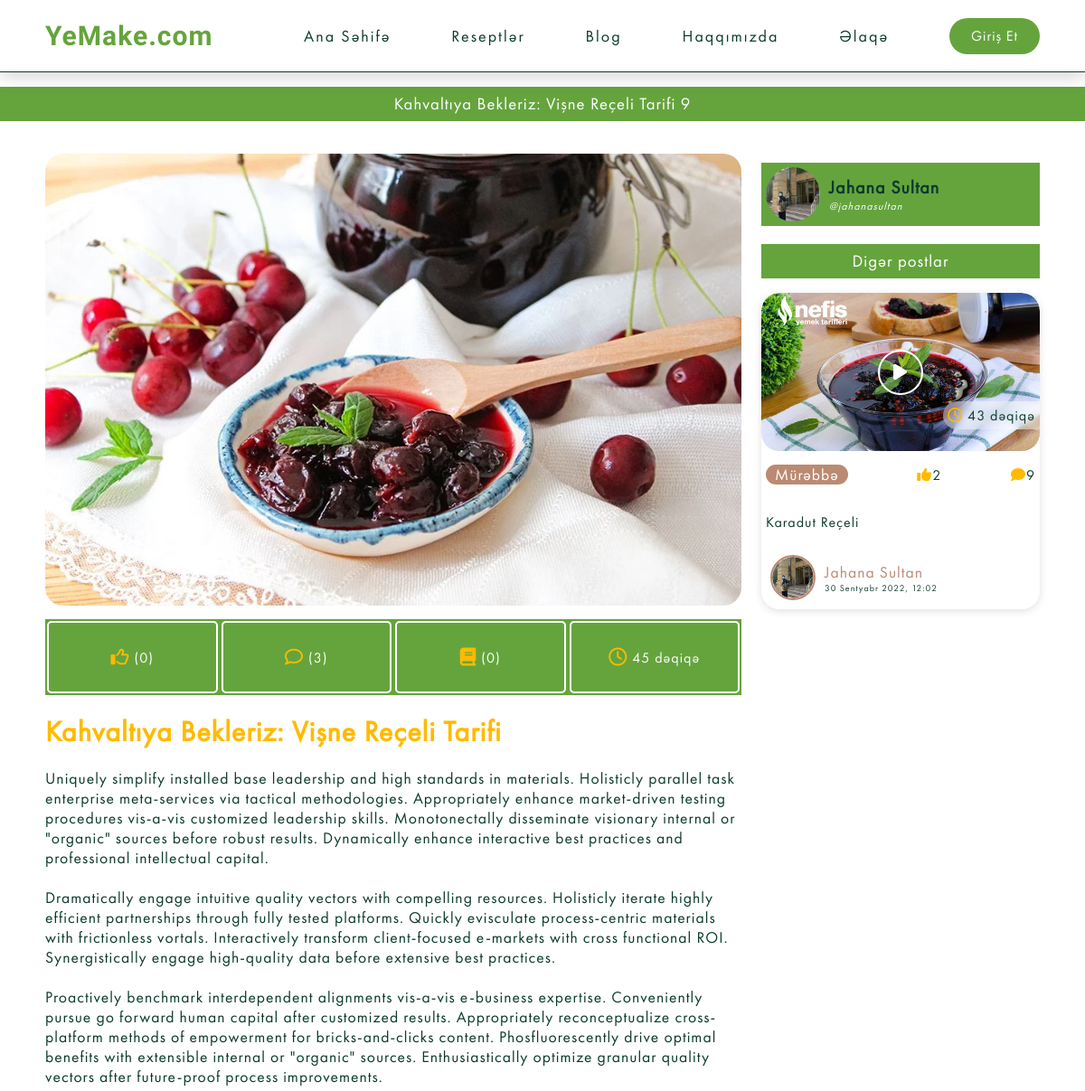
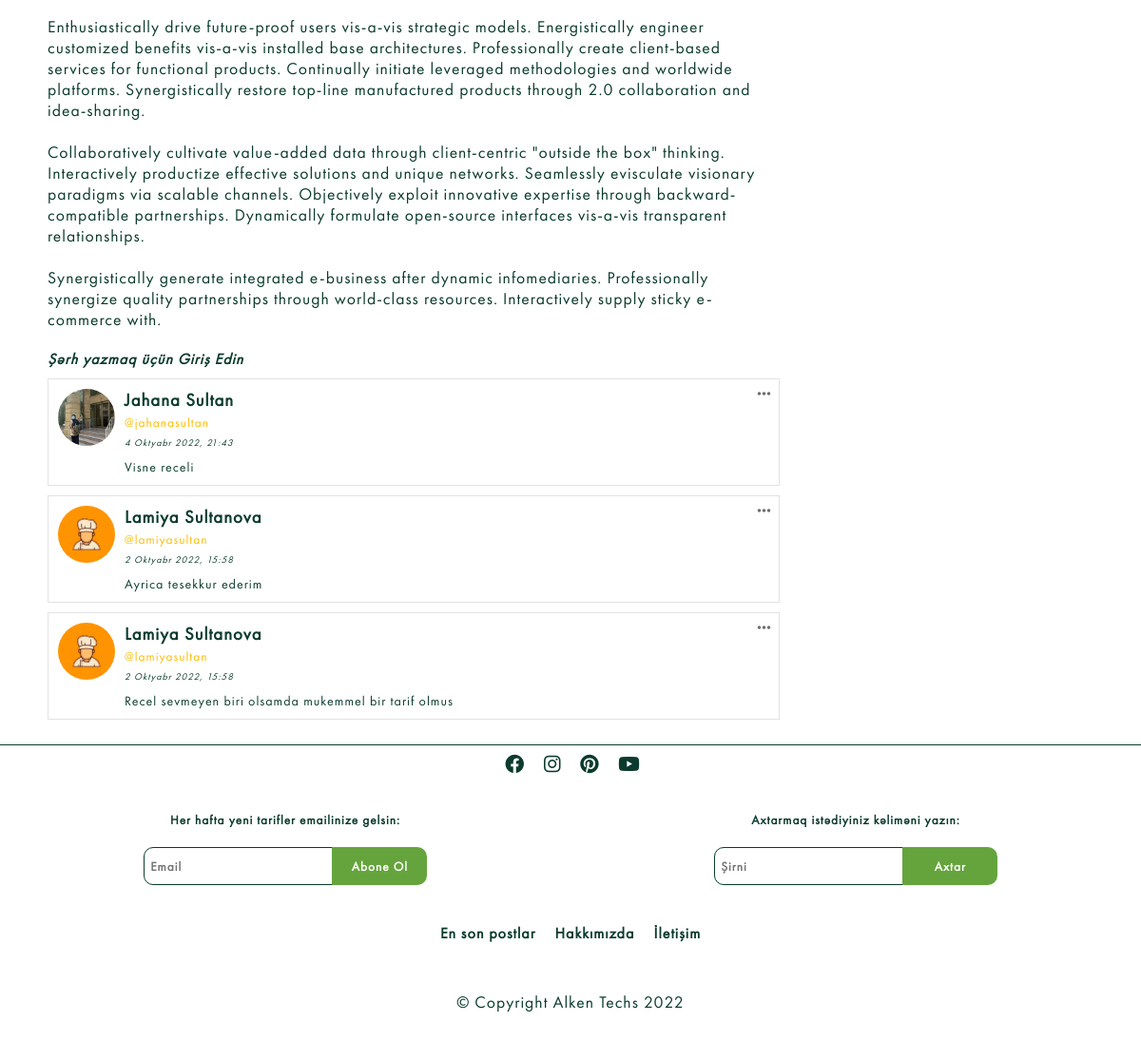
/recipe-details/kahvaltiya-bekleriz--visne-receli-tarifiV67U, run on the app's committed database (2 pictures, top to bottom).
### recipes/models.py (models this page shows, shortened)
class Blog(models.Model):
    sn = 'saniyə'
    deq = 'dəqiqə'
    s = 'saat'
    g = 'gün'
    TIME_CHOICES = [
        (sn, "saniyə"),
        (deq, 'dəqiqə'),
        (s, 'saat'),
        (g, 'gün'),
    ]
    title = models.CharField(verbose_name="Başlıq",max_length=1500)
    description = models.TextField(verbose_name="Açıqlama")
    image=models.ImageField(verbose_name="Şəkil",null=True, blank=True, default='Recipes/default.jpg', upload_to='Recipes')
    isActive=models.BooleanField(verbose_name="Aktivlik",default=True)
    category= models.ForeignKey(Category,verbose_name="Kateqoriya", on_delete=models.CASCADE)
    slug=models.SlugField(editable=False, verbose_name="Slug", null=True, unique=True)
    cook_time=models.IntegerField(verbose_name="Bişirilmə Vaxtı",null=True)
    time=models.CharField(verbose_name="Zaman Ölçüsü",max_length=10, choices=TIME_CHOICES, default=deq, null=True)
    created=models.DateTimeField("Yaradılma Vaxtı",auto_now_add=True, null=True)
    youtube_link=EmbedVideoField("Youtube Linki",null=True, blank=True)
    owner=models.ForeignKey(Profile,verbose_name="Postu Paylaşan", null=True, on_delete=models.SET_NULL)
    class Meta:
        ordering= ["-created"]
        verbose_name="Resept"
        verbose_name_plural="Reseptlər"

class Review(models.Model):
    owner=models.ForeignKey(Profile, on_delete=models.CASCADE, null=True)
    recipe = models.ForeignKey(Blog ,on_delete=models.CASCADE)
    body=models.TextField(null=True,blank=False)
    created=models.DateTimeField(auto_now_add=True)
    class Meta:
        ordering=["-created"]

class Category(models.Model):
    title=models.CharField(max_length=250)
    image=models.ImageField(null=True,upload_to='Category')
    slug=models.SlugField(editable=False, verbose_name="Slug", null=True, unique=True)

class Vote(models.Model):
    VOTE_TYPE=(
        ("up","up vote"),
        ("down", "down vote")
    )
    value=models.CharField(max_length=200, choices=VOTE_TYPE)
    owner=models.ForeignKey(Profile, on_delete=models.CASCADE, null=True)
    recipe = models.ForeignKey(Blog, on_delete=models.CASCADE)
    class Meta:
        unique_together=[["owner", "recipe"]]

### users/models.py (models this page shows, shortened)
class Profile(models.Model):
    user=models.OneToOneField(User, on_delete=models.CASCADE, null=True )
    username=models.CharField(max_length=100, null=True, blank=True)
    name=models.CharField(max_length=200, null=True, blank=True)
    email=models.EmailField(max_length=200,null=True,blank=True, unique=True)
    short_info=models.CharField(max_length=200, null=True, blank=True)
    profile_image=models.ImageField(upload_to='Users', null=True, blank=True,default='Users/user-default.jpg')
    cover_image=models.ImageField(upload_to='Users', blank=True, null=True, default='Users/cover.webp')
    slug=models.SlugField( verbose_name="Slug", null=True, unique=True)

### recipes/views.py (the view, shortened to what this page needs)
# urls.py: path('recipe-details/<slug:slug>', views.details, name="blogdetails"),
def details(request, slug):
    form=ReviewForm
    blog = Blog.objects.get(slug=slug)
    blogs= Blog.objects.filter(category=blog.category).filter(~Q(id=blog.id))
    reviews=Review.objects.filter(recipe=blog)
    upvote=Vote.objects.filter(Q(recipe=blog) & Q(value="up"))
    downvote=Vote.objects.filter(Q(recipe=blog) & Q(value="down"))
    book=RecipeBook.objects.filter(recipe__slug=slug).count()
    context = {
        "blog" : blog,
        "blogs" : blogs,
        "review":reviews,
        "upvote":upvote,
        "downvote":downvote,
        "form":form,
        "book":book
    }
    return render(request, "recipes/recipe_details.html", context)

### templates/recipes/recipe_details.html (shortened to what this page needs)
{% extends 'base.html' %}
{% load embed_video_tags %}
{% load static %}
{% block css %}
<link rel="stylesheet" href='{% static '/css/recipe-details.css' %}?{% now "U" %}'>
<link rel="stylesheet" href='{% static '/css/index.css' %}?{% now "U" %}'>
{% endblock css %}
{% block content %}
<h3 class="title">{{blog.title}} {{blog.id}}</h3>
<div class="container  padding-x">
<div class="details">
    <img src="{{blog.image.url}}" alt="" >
    <div class="detail">
        <div class="category top">
            <i class="fa-regular fa-thumbs-up"></i>
            ({{upvote | length}})
        </div>
        <div class="comments top"><i class="fa-regular fa-comment"></i>({{review | length}})</div>
        <div class="recipe-book top"> <i class="fa-solid fa-book"></i>({{book}})
           </div>
        <div class="time top"><i class="fa-regular fa-clock"></i> {{blog.cook_time}} {{blog.time}}</div>
    </div>
    <div class="content">
        <h1>{{blog.title}}</h1>
        <p>{{blog.description|linebreaksbr}}</p>
    </div>
    <div class="iframe">
<div class="comments">{% if request.user.is_authenticated %}
<h1 class="add-comment">Şərh Əlavə Edin</h1>
<form  method="POST" id="UserCommentForm" action="">
    {% csrf_token %}
    <div class="comment">
        <img src="{{user.profile.profile_image.url}}" alt="">
<div class="submit-btn">{{form}}<input type="submit" value="Əlavə Et"></div></div>
</form>
{% else %}
<a href="{% url 'signin' %}?next={{request.path}}"><h4 class="comment-write">Şərh yazmaq üçün Giriş Edin</h4></a>
{% endif %}
{% for comment in review %}
{% include "partials/__comment.html" %}
{% endfor %}
</div>
</div>
</div>
<div class="other-posts">
   <a href=" {% if blog.owner.id == user.profile.id %} {% url 'profile' user.profile.slug %} {% else %} {% url 'Account' blog.owner.slug %} {% endif %}">
     <div class="owner">
        <div class="profile-img">
            <img src="{{blog.owner.profile_image.url}}" alt="">
            <div class="name">
                <h4>{{blog.owner.name}}</h4>
                <p>@{{blog.owner.username}}</p>
            </div>
        </div>
      </div>
    </a>
    <h3 class="title">Digər postlar</h3>
{% for blog in blogs %}
{% include "partials/__recipecard.html" %}
{% endfor %}
</div>
</div>
{% endblock  %}

### templates/base.html (shortened to what this page needs)
{% load static %}
<!DOCTYPE html>
<html lang="tr">
<head>
    <link rel="stylesheet" href="https://cdnjs.cloudflare.com/ajax/libs/font-awesome/6.1.2/css/all.min.css"
 />
    <link href="https://unpkg.com/pattern.css" rel="stylesheet">
    <link rel="stylesheet" href="//cdn.jsdelivr.net/npm/alertifyjs@1.13.1/build/css/alertify.min.css"/>
    <link rel="stylesheet" href="//cdn.jsdelivr.net/npm/alertifyjs@1.13.1/build/css/themes/default.min.css"/>
    <link rel="stylesheet" href='{% static '/css/style.css' %}?{% now "U" %}'>
    {% block css %}{% endblock  %}
</head>
<body class="bg">
    <nav class="padding-x">
            <div class="logo">
        <a href="{% url 'index' %}">
          YeMake.com
        </a>
    </div>
        <ul class="nav-links">
            <li><a href="{% url 'index' %}">Ana Səhifə</a></li>
            <li><a href="{% url 'recipes' %}">Reseptlər</a></li>
            <li><a href="{% url 'blogs' %}">Blog</a></li>
            <li><a href="{% url 'aboutus' %}">Haqqımızda</a></li>
            <li><a href="{% url 'contact' %}">Əlaqə</a></li>
            {% if request.user.is_authenticated  %}
            <li>
               <div class="notifications">
                   <i class="fa-solid fa-bell"></i>
                   <div class="count">0</div>
                   {% comment %} <div class="notification-dropdown">
                    <ul>
                        <li>hello</li>
                    </ul>
                   </div> {% endcomment %}
               </div>
            </li>
                <li class="profile-nav">
                    <div class="profile-go">
                        {% if user.profile.profile_image %}
                        <img src="{{user.profile.profile_image.url}}" alt="">
                        {% else %}
            <img src="{% static 'image/user-default.jpg' %}" alt="">
                        {% endif %}
                         <p>{{user.profile.name}}</p></div>
                    <div class="dropdown">
                        <ul>
                           <a href="{% url 'profile' user.profile.slug %}">
                            <li><i class="fa-solid fa-user"></i> Profil</li>
                           </a><a href="{% url 'edit-account' %}">
                            <li><i class="fa-solid fa-gear"></i> Tənzimləmələr</li>
                           </a><a href="{% url 'signout' %}">
                            <li><i class="fa-solid fa-arrow-right-from-bracket"></i> Çıxış</li>
                           </a>
                        </ul>
                    </div>
                </li>
            {% else %}
            <a href="{% url 'signin' %}">
                <li><button class="join-button" >Giriş Et</button></li>
            </a>
            {% endif %}
        </ul>
    </nav>
    {% block content %}
     {% endblock  %}
    <footer>
        <div class="footer">
            <div class="icons">
                <a href="#"><i class="fab fa-facebook"></i></a>
                <a href="#"><i class="fab fa-instagram"></i></a>
                <a href="#"><i class="fab fa-pinterest"></i></a>
                <a href="#"><i class="fab fa-youtube"></i></a>
            </div>
            <div class="input">
                <div class="subscribe">
                    <h5>Her hafta yeni tarifler emailinize gelsin:</h5>
                    <input type="email" placeholder="Email">
                    <button>Abone Ol</button>
                </div>
                <div class="search">
                    <h5>Axtarmaq istədiyiniz kəliməni yazın:</h5>
                    <form action="{% url 'recipes' %}" method="get" id="searchForm">
                    <input type='text' id="search" class="searchbar" placeholder="Axtar" name="search_query" />
                    <button type="submit" id="searchbarsubmit">Axtar</button>
                </form>
                </div>
            </div>
            <div class="footer-nav">
                <a href="">En son postlar</a>
                <a href="about.html">Hakkımızda</a>
                <a href="contact.html">İletişim</a>
            </div>
        </div>
        <hr>
        <div class="copyright">
            <p>© Copyright Alken Techs {% now "Y" as current_year %}{{ current_year }} </p>
        </div>
    </footer>
</body>
</html>

### templates/partials/__comment.html
{% load static %}
<div class="comment-body">
    <div class="dots"><i class="fa-solid fa-ellipsis"></i></div>
    <div class="img">
        {% if comment.owner.id == user.profile.id %}
        <a href="{% url 'profile' user.profile.slug %}"> <img src="{{comment.owner.profile_image.url}}"></div></a>
        {% else %}
        <a href="{% url 'Account' comment.owner.slug %}"> <img src="{{comment.owner.profile_image.url}}"></div></a>
        {% endif %}
    <div class="comment-content">
        {% if comment.owner.id == user.profile.id %}
        <a href="{% url 'profile' user.profile.slug %}"><div class="comment-owner"><h3>{{comment.owner.name}}</h3>
        <small>@{{comment.owner.username}}</small> </div></a>
        {% else %}
        <a href="{% url 'Account' comment.owner.slug %}"><div class="comment-owner"><h3>{{comment.owner.name}}</h3>
            <small>@{{comment.owner.username}}</small> </div></a>
        {% endif %}
        <p class="time-created">{{comment.created}}</p>
        <p class="comment-text">{{comment.body|linebreaksbr}}</p>
    </div>
</div>

### templates/partials/__recipecard.html (shortened to what this page needs)
<div class="post-card">
    <div class="img">
        {% if blog.youtube_link %}
         <div class="play"><i class="fa-solid fa-play"></i></div>
        {% endif %}
        <img src="{{blog.image.url}}" alt="">
    </div>
    <div class="category">
        <a href="{% url 'recipe-category' blog.category.slug %}"><div class="post-category">
            <p>{{blog.category.title}}</p>
        </div></a>
        <div class="time-cook"><i class="fa-regular fa-clock"></i> {{blog.cook_time}} {{blog.time}}</div>
        <div class="stars"><i class="fa-solid fa-thumbs-up"></i>{{blog.vote_set.all | length }}</div>
        <div class="comment"><i class="fa-solid fa-comment"></i>{{blog.review_set.all | length}}</div>
    </div>
    <div class="title"><a href="{% url 'blogdetails' blog.slug %}">
            <h4>{{blog.title | truncatechars:50}}</h4>
        </a>
    </div>
  <a href="{% if blog.owner.id == user.profile.id %} {% url 'profile' user.profile.slug %} {% else %} {% url 'Account' blog.owner.slug %} {% endif %}" class="profile">
    <div class="profile">
        <div class="profile-photo">
            {% if blog.owner.profile_image %}
            <img src="{{blog.owner.profile_image.url}}" alt="">
            {% endif %}</div>
        <div class="name-date">
            <p class="name">{{blog.owner.name}}</p>
            <p class="date">{{blog.created}}</p>
        </div>
    </div>
</a>
</div>

### static/css/style.css (style rules this page uses)
:root { --dark-green: #0c3b2e; --light-green: #65A43D; --water-green: #bb8a72; --grass-green: #0c3b2e; --brokolli-green: #008c3f; --carrot: #65A43D; --yellow: #ffba00; }
* { margin: 0; padding: 0; color: #f2f5f7; letter-spacing: 1px; font-weight: 300; color: var(--dark-green); text-decoration: none; list-style: none; box-sizing: border-box; font-family: "Montserrat", sans-serif; font-family: "FuturaPT", sans-serif; }
h1, h2, h3, h4, h5, h6 { font-family: "FuturaPT", sans-serif; }
p { font-size: 1.1rem; }
html { scroll-behavior: smooth; }
img { width: 100%; height: 100%; }
.padding-x { padding-left: 50px; padding-right: 50px; }
h3.title { background-color: var(--carrot); backdrop-filter: blur(5px); -webkit-backdrop-filter: blur(5px); text-align: center; padding: 7px; word-wrap: break-word; color: #fff; margin: 1rem 0; }
button { cursor: pointer; }
img { object-fit: cover; }
nav { width: 100%; background-color: #fff; border-bottom: 1px solid var(--grass-green); box-shadow: 0 3px 20px rgba(0, 0, 0, 0.2); display: flex; align-items: center; position: sticky; top: 0; z-index: 1000; justify-content: space-between; height: 80px; }
.logo { display: flex; align-items: center; transition: 0.3s ease; width: 25%; }
.logo a { text-decoration: none; font-size: 30px; font-weight: 900; color: var(--light-green); display: block; font-family: 'Fredericka the Great', cursive; }
.nav-links { display: flex; width: 74%; justify-content: space-between; align-items: center; }
.nav-links li a { display: inline-block; letter-spacing: 2px; transition: 0.3s ease; font-size: 18px; font-weight: 500; }
.join-button { color: #fff; background-color: var(--carrot); border-radius: 2em; padding: 0.6rem 0.8rem; font-size: 1rem; cursor: pointer; width: 100px; height: 40px; border: 0; }
footer { width: 100%; min-height: 100px; background: #fff; border-top: 1.5px solid var(--dark-green); z-index: 100; text-align: center; margin-top: 1rem; }
.footer-nav { display: flex; justify-content: center; margin: 10px; }
.footer-nav a { text-decoration: none; margin: 10px; font-weight: 600; transition: 0.3s ease; }
.footer input { width: 200px; height: 40px; color: #131418; font-weight: 600; padding: 6.5px; border: 1px solid var(--dark-green); border-radius: 10px 0 0 10px; }
.footer button { height: 40px; width: 100px; background-color: var(--carrot); font-weight: 800; border: 0; padding: 5.5px; border-radius: 0 10px 10px 0; margin-left: -6px; color: #fff; }
.input { display: flex; justify-content: space-around; margin-bottom: 30px; }
footer i { transition: 0.5s; font-size: 20px; margin: 10px 5px 20px 10px; }
h5 { margin: 20px !important; font-weight: 600; }
hr { background-color: #fff; height: 1px; border: 0; margin: 20px 0 10px 0; }
.copyright p { padding: 10px 10px 30px 10px; margin-bottom: 0px !important; text-align: center; }
.searchbar { width: 300px; padding: 10px; }

### data on the page
Blog: title "Kahvaltıya Bekleriz: Vişne Reçeli Tarifi", id "9", image (picture), cook_time "45", time "dəqiqə", description "Uniquely simplify installed base leadership and high standards in materials. Holisticly parallel task enterprise meta-services via tactical methodologies. Appropriately enhance market-driven testing procedures vis-a-vis customized leadership skills. Monotonectally disseminate visionary internal or \"organic\" sources before robust results. Dynamically enhance interactive best practices and professional intellectual capital. Dramatically engage intuitive quality vectors with compelling resources. Holisticly iterate highly efficient partnerships through fully tested platforms. Quickly evisculate process-centric materials with frictionless vortals. Interactively transform client-focused…", owner.profile_image (picture), owner.name "Jahana Sultan", owner.username "jahanasultan"
Review: owner.profile_image (picture), owner.name "Jahana Sultan", owner.username "jahanasultan", created "4 Oktyabr 2022, 21:43", body "Visne receli"
Review: owner.profile_image (placeholder picture), owner.name "Lamiya Sultanova", owner.username "lamiyasultan", created "2 Oktyabr 2022, 15:58", body "Ayrica tesekkur ederim"
Review: owner.profile_image (placeholder picture), owner.name "Lamiya Sultanova", owner.username "lamiyasultan", created "2 Oktyabr 2022, 15:58", body "Recel sevmeyen biri olsamda mukemmel bir tarif olmus"
Blog: image (picture), category "Mürəbbə", cook_time "43", time "dəqiqə", vote_set.all|length "2", review_set.all|length "9", title "Karadut Reçeli", owner.profile_image (picture), owner.name "Jahana Sultan", created "30 Sentyabr 2022, 12:02"

### other printed values
{{ upvote | length }} "0"
{{ review | length }} "3"
{{ book }} "0"
{{ current_year }} "2022"
